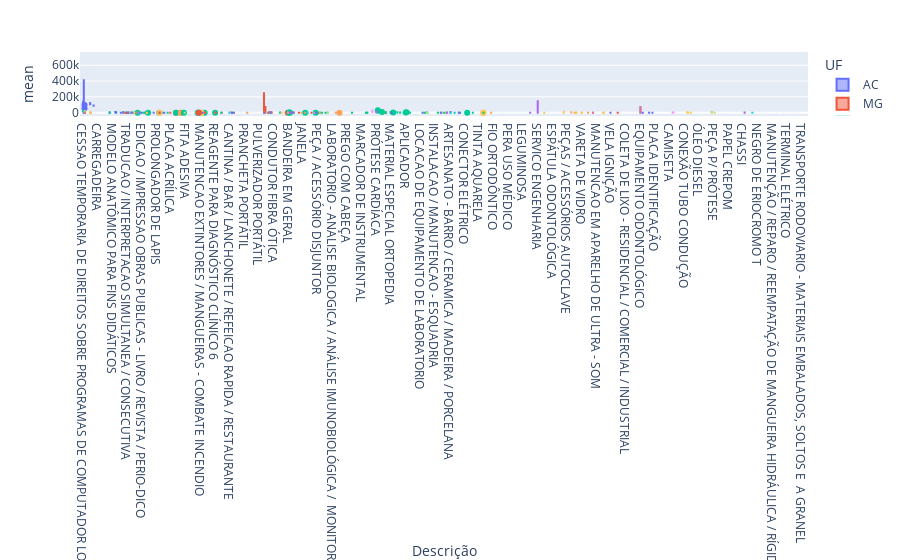

Here is the notebook cell this chart was saved with:
### Markdown cell above
Alguns itens chegam a registrar desvio padrão de 600x

### Code cell
# Avaliando por item


fig = px.box(range1,x='Descrição',y='mean',hover_name='Descrição',color='UF')
fig.show()
